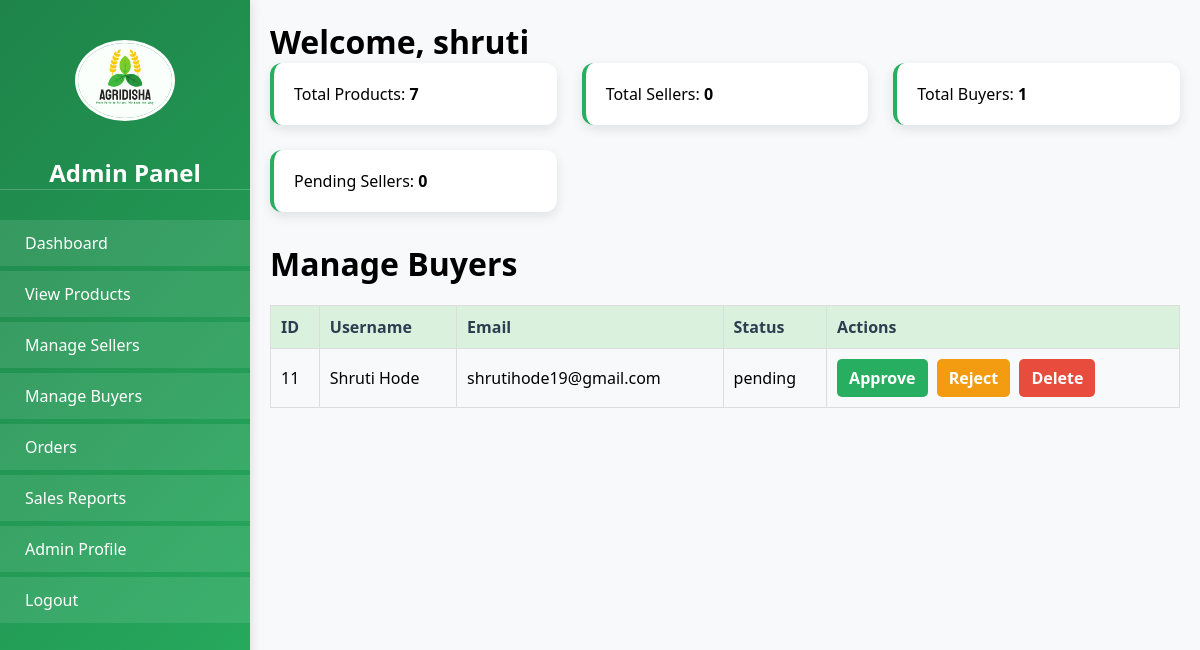
The page /ASSETS/ADMIN/admin.php?tab=manage_buyers (signed in) on the database its author committed.
### tables this page shows
CREATE TABLE IF NOT EXISTS `users` (
  `id` int NOT NULL AUTO_INCREMENT,
  `username` varchar(100) NOT NULL,
  `email` varchar(100) NOT NULL,
  `password_hash` varchar(255) NOT NULL,
  `role` enum('Farmer','Buyer','Admin') NOT NULL,
  `status` enum('approved','pending') NOT NULL DEFAULT 'pending',
  `otp` varchar(6) NOT NULL,
  `otp_verified` tinyint(1) DEFAULT '0',
  `otp_timestamp` timestamp NULL DEFAULT CURRENT_TIMESTAMP,
  `reset_token` varchar(300) DEFAULT NULL,
  `reset_token_expiry` datetime DEFAULT NULL,
  `address_line1` varchar(255) DEFAULT NULL,
  `address_line2` varchar(255) DEFAULT NULL,
  `city` varchar(100) DEFAULT NULL,
  `state` varchar(100) DEFAULT NULL,
  `postal_code` varchar(20) DEFAULT NULL,
  `country` varchar(100) DEFAULT NULL,
  `phone` varchar(20) DEFAULT NULL,
  PRIMARY KEY (`id`),
  UNIQUE KEY `email` (`email`)
);

### ASSETS/ADMIN/manage_buyers.php (the view, shortened to what this page needs)
<?php
$servername = "localhost";
$username = "root";
$password = "";
$dbname = "ams_db";
$conn = new mysqli($servername, $username, $password, $dbname);
$buyers_query = "SELECT id, username, email, status FROM users WHERE role='buyer'";
$buyers_result = $conn->query($buyers_query);
?>
<!DOCTYPE html>
<html lang="en">
<head>
    <link rel="stylesheet" href="style.css">
</head>
<body>
    <h1>Manage Buyers</h1>
    <table border="1">
        <thead>
            <tr>
                <th>ID</th>
                <th>Username</th>
                <th>Email</th>
                <th>Status</th>
                <th>Actions</th>
            </tr>
        </thead>
        <tbody>
            <?php if ($buyers_result->num_rows > 0): ?>
                <?php while ($buyer = $buyers_result->fetch_assoc()): ?>
                    <tr>
                        <td><?= htmlspecialchars($buyer['id']) ?></td>
                        <td><?= htmlspecialchars($buyer['username']) ?></td>
                        <td><?= htmlspecialchars($buyer['email']) ?></td>
                        <td><?= htmlspecialchars($buyer['status']) ?></td>
                        <td>
                            <?php if ($buyer['status'] == 'pending'): ?>
                                <a href="approve_buyer.php?id=<?= htmlspecialchars($buyer['id']) ?>" class="btn btn-approve">Approve</a>
                                <a href="reject_buyer.php?id=<?= htmlspecialchars($buyer['id']) ?>" class="btn btn-reject">Reject</a>
                            <?php endif; ?>
                            <a href="delete_buyer.php?id=<?= htmlspecialchars($buyer['id']) ?>" class="btn btn-delete" onclick="return confirm('Are you sure?');">Delete</a>
                        </td>
                    </tr>
                <?php endwhile; ?>
            <?php else: ?>
                <tr><td colspan="5">No buyers found.</td></tr>
            <?php endif; ?>
        </tbody>
    </table>
</body>
</html>

### ASSETS/ADMIN/admin.php (shortened to what this page needs)
<?php
$servername = "localhost";
$username = "root";
$password = "";
$dbname = "ams_db";
$conn = new mysqli($servername, $username, $password, $dbname);
$admin_name = $_SESSION['admin'];
$admin_query = $conn->prepare("SELECT * FROM admin_info WHERE admin_name = ?");
$admin_query->bind_param("s", $admin_name);
$admin_query->execute();
$admin_info = $admin_query->get_result()->fetch_assoc();
$counts = [
    'total_products' => "SELECT COUNT(*) AS total FROM products",
    'total_sellers' => "SELECT COUNT(*) AS total FROM users WHERE role='seller'",
    'total_buyers' => "SELECT COUNT(*) AS total FROM users WHERE role='buyer'",
    'pending_sellers' => "SELECT COUNT(*) AS total FROM users WHERE role='seller' AND status='pending'",
];
$data_counts = [];
foreach ($counts as $key => $sql) {
    $result = $conn->query($sql);
    $row = $result->fetch_assoc();
    $data_counts[$key] = $row['total'];
}
$tab = isset($_GET['tab']) ? $_GET['tab'] : 'dashboard';
?>
<!DOCTYPE html>
<html lang="en">
<head>
    <link rel="stylesheet" href="style.css">
</head>
<body>
    <div class="container">
        <div class="sidebar">
            <div class="logo-container">
                <img src="../IMAGES/logo.jpg" alt="Logo" width="100">
            </div>
            <h2>Admin Panel</h2>
            <ul>
                <li><a href="?tab=dashboard">Dashboard</a></li>
                <li><a href="?tab=view_products">View Products</a></li>
                <li><a href="?tab=manage_sellers">Manage Sellers </a></li>
                <li><a href="?tab=manage_buyers">Manage Buyers</a></li>
                <li><a href="?tab=manage_orders">Orders</a></li>
                <li><a href="?tab=sales_reports">Sales Reports</a></li>
                <li><a href="?tab=admin_profile">Admin Profile</a></li>
                <li><a href="logout.php">Logout</a></li>
            </ul>
        </div>
        <div class="content">
            <h1>Welcome, <?= htmlspecialchars($admin_info['admin_name']) ?></h1>
            <div class="dashboard-cards">
                <div class="card">Total Products: <strong><?= $data_counts['total_products'] ?></strong></div>
                <div class="card">Total Sellers: <strong><?= $data_counts['total_sellers'] ?></strong></div>
                <div class="card">Total Buyers: <strong><?= $data_counts['total_buyers'] ?></strong></div>
                <div class="card">Pending Sellers: <strong><?= $data_counts['pending_sellers'] ?></strong></div>
            </div>
            <?php
            $allowed_tabs = ['dashboard', 'view_products', 'manage_sellers', 'manage_buyers', 'manage_orders', 'sales_reports', 'admin_profile'];
            if (in_array($tab, $allowed_tabs)) {
                include "$tab.php";
            } else {
                echo "<p>Invalid tab selected.</p>";
            }
            ?>
        </div>
    </div>
</body>
</html>

### ASSETS/ADMIN/style.css (style rules this page uses)
:root { --primary-green: #1e8449; --secondary-green: #27ae60; --light-green: #daf1de; --accent-brown: #8b4513; --neutral-beige: #f5f0e1; --text-dark: #2c3e50; --text-light: #ffffff; --shadow: rgba(0, 0, 0, 0.1); }
* { margin: 0; padding: 0; box-sizing: border-box; font-family: 'Segoe UI', Tahoma, Geneva, Verdana, sans-serif; }
body { background-color: #f8f9fa; min-height: 100vh; }
.container { display: flex; min-height: 100vh; }
.sidebar { width: 250px; background: linear-gradient(135deg, var(--primary-green), var(--secondary-green)); color: var(--text-light); padding: 20px 0; position: fixed; height: 100vh; overflow-y: auto; box-shadow: 2px 0 10px var(--shadow); }
.logo-container { padding: 20px; text-align: center; }
.logo-container img { border-radius: 50%; margin-bottom: 10px; border: 3px solid var(--text-light); }
.sidebar h2 { text-align: center; font-size: 1.5rem; margin-bottom: 30px; color: var(--text-light); padding: 0 20px; border-bottom: 1px solid rgba(255, 255, 255, 0.2); }
.sidebar ul { list-style: none; padding: 0; }
.sidebar ul li { margin-bottom: 5px; }
.sidebar ul li a { display: flex; align-items: center; padding: 12px 25px; color: var(--text-light); text-decoration: none; transition: all 0.3s ease; background-color: rgba(255, 255, 255, 0.1); }
.content { flex: 1; margin-left: 250px; padding: 20px; }
.dashboard-cards { display: grid; grid-template-columns: repeat(auto-fit, minmax(250px, 1fr)); gap: 25px; margin-bottom: 30px; }
.card { background-color: #fff; padding: 20px; border-radius: 12px; box-shadow: 0 4px 12px var(--shadow); border-left: 4px solid var(--secondary-green); transition: transform 0.3s ease; }
table { width: 100%; border-collapse: separate; border-spacing: 0; }
th { background-color: var(--light-green); color: var(--text-dark); padding: 15px; text-align: left; font-weight: 600; border-bottom: 2px solid var(--secondary-green); }
td { padding: 15px; border-bottom: 1px solid rgba(0, 0, 0, 0.05); }
.btn { padding: 12px 20px; border-radius: 8px; border: none; cursor: pointer; font-size: 1rem; transition: all 0.3s ease; }

### ASSETS/ADMIN/manage_buyers.php (style rules this page uses)
table { width: 100%; border-collapse: collapse; margin-top: 20px; }
th, td { padding: 10px; text-align: left; border: 1px solid #ddd; }
.btn { text-decoration: none; padding: 8px 12px; border-radius: 5px; font-weight: bold; display: inline-block; transition: 0.3s ease-in-out; margin-right: 5px; }
.btn-approve { background-color: #27ae60; color: white; }
.btn-reject { background-color: #f39c12; color: white; }
.btn-delete { background-color: #e74c3c; color: white; }

### rows shown on the page
users: id "11", username "Shruti Hode", email "shrutihode19@gmail.com", status "pending"

### other values the page prints
$admin_info['admin_name'] "shruti"
$data_counts['total_products'] "7"
$data_counts['total_sellers'] "0"
$data_counts['total_buyers'] "1"
$data_counts['pending_sellers'] "0"
